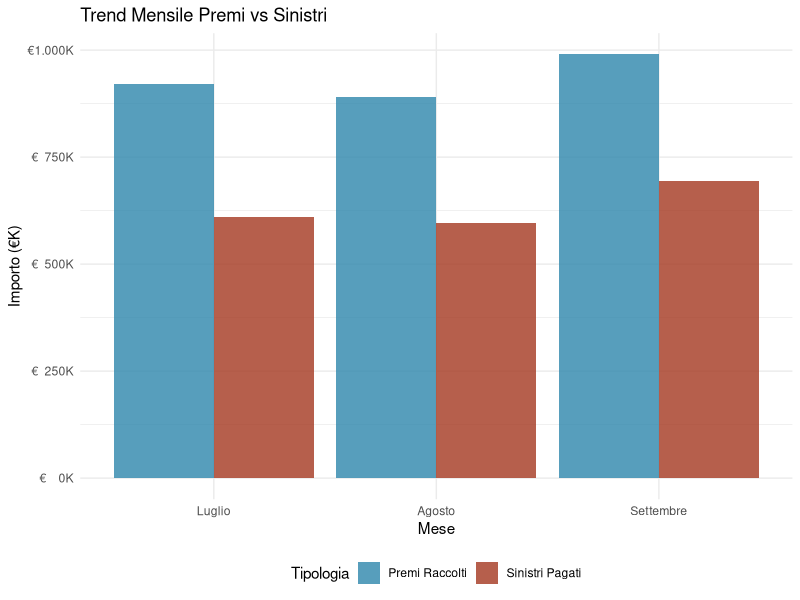
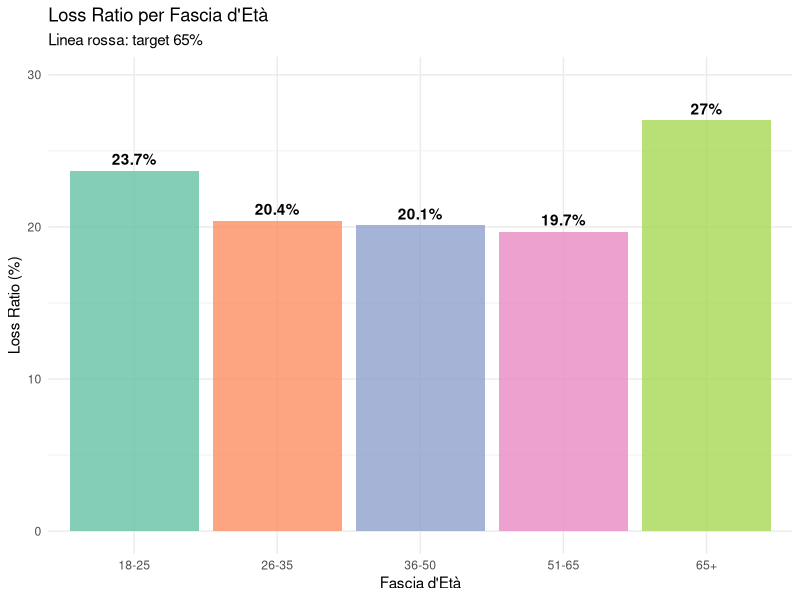
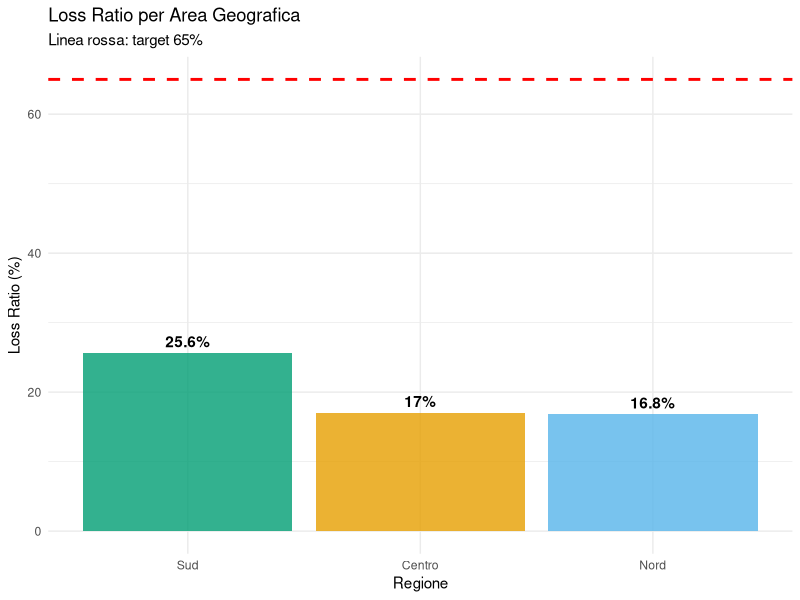

Source code (R) for these figures, in order:
## ---- chunk 1
knitr::opts_chunk$set(echo = FALSE, warning = FALSE, message = FALSE)
library(ggplot2)
library(dplyr)
library(knitr)
library(formattable)
library(reshape2)

# Creazione dati statici fissi per Q3 2024
dati_q3 <- data.frame(
  mese = c("Luglio", "Agosto", "Settembre"),
  premi_raccolti = c(920000, 890000, 990000),
  sinistri_pagati = c(610000, 595000, 695000),
  n_polizze = c(14800, 14900, 15200),
  n_sinistri = c(385, 370, 425),
  stringsAsFactors = FALSE
)

# Dati per fasce d'età (statici)
dati_eta <- data.frame(
  fascia_eta = c("18-25", "26-35", "36-50", "51-65", "65+"),
  n_polizze = c(1200, 3800, 5200, 3500, 1500),
  sinistri = c(148, 342, 416, 245, 129),
  premio_medio = c(850, 720, 650, 580, 520),
  stringsAsFactors = FALSE
)

# Dati geografici (statici)
dati_geografici <- data.frame(
  regione = c("Nord", "Centro", "Sud"),
  n_polizze = c(6800, 4200, 4200),
  sinistri = c(476, 315, 389),
  premio_medio = c(680, 720, 590),
  stringsAsFactors = FALSE
)

# Calcoli KPI fissi
totale_premi_q3 <- sum(dati_q3$premi_raccolti)
totale_sinistri_q3 <- sum(dati_q3$sinistri_pagati)
loss_ratio_q3 <- round((totale_sinistri_q3 / totale_premi_q3) * 100, 1)
frequenza_q3 <- round((sum(dati_q3$n_sinistri) / mean(dati_q3$n_polizze)) * 100, 1)
costo_medio_q3 <- round(totale_sinistri_q3 / sum(dati_q3$n_sinistri), 0)

# Dati Q2 2024 per confronto (statici)
totale_premi_q2 <- 2650000
totale_sinistri_q2 <- 1695000
loss_ratio_q2 <- 63.9
frequenza_q2 <- 7.8
## ---- chunk 2
# Grafico trend mensile (codice statico)
dati_long <- reshape2::melt(dati_q3[,c("mese", "premi_raccolti", "sinistri_pagati")], 
                           id.vars = "mese")

ggplot(dati_long, aes(x = factor(mese, levels = c("Luglio", "Agosto", "Settembre")), 
                      y = value, 
                      fill = variable)) +
  geom_bar(stat = "identity", position = "dodge", alpha = 0.8) +
  scale_fill_manual(values = c("#2E86AB", "#A43820"), 
                    labels = c("Premi Raccolti", "Sinistri Pagati")) +
  scale_y_continuous(labels = function(x) paste0("€", format(x/1000, big.mark = ".", decimal.mark = ","), "K")) +
  labs(title = "Trend Mensile Premi vs Sinistri",
       x = "Mese", 
       y = "Importo (€K)",
       fill = "Tipologia") +
  theme_minimal() +
  theme(legend.position = "bottom")
## ---- chunk 3
# Tabella dettagliata mensile
tab_mensile <- dati_q3 %>%
  mutate(
    loss_ratio = round((sinistri_pagati / premi_raccolti) * 100, 1),
    frequenza = round((n_sinistri / n_polizze) * 100, 1),
    costo_medio = round(sinistri_pagati / n_sinistri, 0)
  ) %>%
  select(
    Mese = mese,
    `Premi (€)` = premi_raccolti,
    `Sinistri (€)` = sinistri_pagati,
    `N° Polizze` = n_polizze,
    `N° Sinistri` = n_sinistri,
    `Loss Ratio (%)` = loss_ratio,
    `Frequenza (%)` = frequenza,
    `Costo Medio (€)` = costo_medio
  )

kable(tab_mensile, 
      caption = "Dettaglio Performance Mensile Q3 2024",
      format.args = list(big.mark = ".", decimal.mark = ","),
      align = c("l", rep("r", 7)))
## ---- chunk 4
# Calcolo loss ratio per età (dati statici)
dati_eta_analisi <- dati_eta %>%
  mutate(
    frequenza = round((sinistri / n_polizze) * 100, 1),
    premi_totali = n_polizze * premio_medio,
    sinistri_totali = sinistri * 1630,  # costo medio fisso
    loss_ratio = round((sinistri_totali / premi_totali) * 100, 1)
  )

ggplot(dati_eta_analisi, aes(x = fascia_eta, y = loss_ratio, fill = fascia_eta)) +
  geom_col(alpha = 0.8, show.legend = FALSE) +
  geom_hline(yintercept = 65, color = "red", linetype = "dashed", size = 1) +
  geom_text(aes(label = paste0(loss_ratio, "%")), vjust = -0.5, fontface = "bold") +
  scale_fill_brewer(type = "qual", palette = "Set2") +
  labs(title = "Loss Ratio per Fascia d'Età",
       subtitle = "Linea rossa: target 65%",
       x = "Fascia d'Età", 
       y = "Loss Ratio (%)") +
  theme_minimal() +
  ylim(0, max(dati_eta_analisi$loss_ratio) * 1.1)
## ---- chunk 5
tab_eta <- dati_eta_analisi %>%
  select(
    `Fascia Età` = fascia_eta,
    `N° Polizze` = n_polizze,
    `N° Sinistri` = sinistri,
    `Premio Medio (€)` = premio_medio,
    `Frequenza (%)` = frequenza,
    `Loss Ratio (%)` = loss_ratio
  )

kable(tab_eta, 
      caption = "Analisi Dettagliata per Fascia d'Età",
      format.args = list(big.mark = ".", decimal.mark = ","),
      align = c("l", rep("r", 5)))
## ---- chunk 6
dati_geo_analisi <- dati_geografici %>%
  mutate(
    frequenza = round((sinistri / n_polizze) * 100, 1),
    premi_totali = n_polizze * premio_medio,
    sinistri_totali = sinistri * 1630,
    loss_ratio = round((sinistri_totali / premi_totali) * 100, 1)
  )

ggplot(dati_geo_analisi, aes(x = reorder(regione, -loss_ratio), y = loss_ratio, fill = regione)) +
  geom_col(alpha = 0.8, show.legend = FALSE) +
  geom_hline(yintercept = 65, color = "red", linetype = "dashed", size = 1) +
  geom_text(aes(label = paste0(loss_ratio, "%")), vjust = -0.5, fontface = "bold") +
  scale_fill_manual(values = c("#E69F00", "#56B4E9", "#009E73")) +
  labs(title = "Loss Ratio per Area Geografica",
       subtitle = "Linea rossa: target 65%",
       x = "Regione", 
       y = "Loss Ratio (%)") +
  theme_minimal()
## ---- chunk 7
confronto <- data.frame(
  Indicatore = c("Premi Raccolti (€M)", "Sinistri Pagati (€M)", "Loss Ratio (%)", 
                 "Frequenza (%)", "Costo Medio (€)", "N° Polizze"),
  Q2_2024 = c("2.65", "1.70", "63.9", "7.8", "1,535", "14,700"),
  Q3_2024 = c("2.80", "1.90", "67.8", "8.2", "1,630", "15,200"),
  Variazione = c("+5.7%", "+11.8%", "+3.9pp", "+0.4pp", "+€95", "+3.4%"),
  stringsAsFactors = FALSE
)

kable(confronto, 
      caption = "Confronto Performance Q2 vs Q3 2024",
      col.names = c("Indicatore", "Q2 2024", "Q3 2024", "Variazione"),
      align = c("l", "r", "r", "r"))
